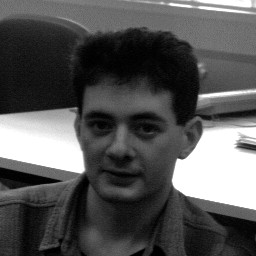
#> input picture Problem 02/man8.jpg, 256 x 256 px
$ python problem_2.py
#> lines starting #> are read from the running program, lines starting #| are printed output that depends on the picture
__author__ = 'Suvojit Manna'

#Write a program to read a given grayscale image and convert it into its negative image.

import cv2
from matplotlib import pyplot as plt
import numpy as np

image = cv2.imread("man8.jpg",cv2.COLOR_BGR2GRAY)
#> image is the input picture: shape (256, 256, 3); min 0, max 255, mean 85
cv2.imshow("Input",image)
out_image = 255 - image
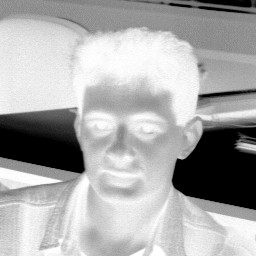
#> out_image: shape (256, 256, 3); min 0, max 255, mean 170
cv2.imshow("Output",out_image)
cv2.waitKey(0)
